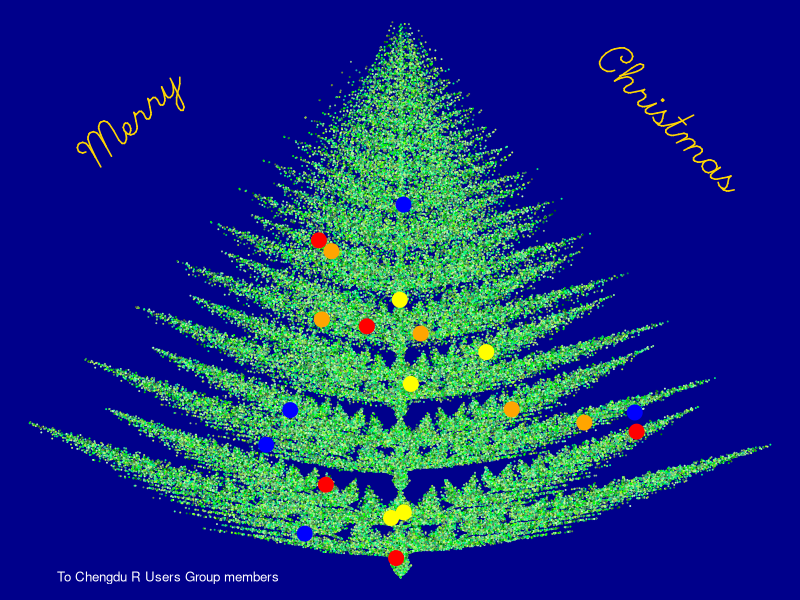
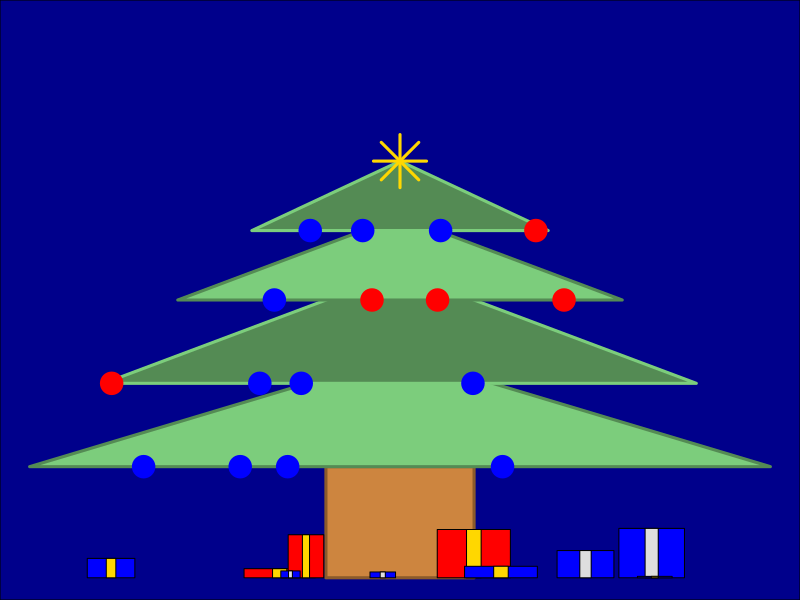

Here is the R script that generated these plots, in order:
## ---- chunk 1
xmas <- function(N){
  # Filler and blanks
  filler = "*"
  blank = ""
  # Draw
  for (i in 1:N){
    row <- c(rep(blank, N-i), rep(filler, i), rep(blank, N-i))
    cat(row,"\n")
  }   
  cat(c(rep(blank, N-1), rep(filler, 1), rep(blank, N-1)),"\n")
  cat("Merry Christmas from the R-Ladies Melbourne :)")
}
xmas(10)
## ---- chunk 2
# http://www.r-bloggers.com/merry-christmas-5/?utm_source=feedburner&utm_medium=feed&utm_campaign=Feed%3A+RBloggers+%28R+bloggers%29
# Each row is a 2x2 linear transformation 
# Christmas tree 
L <-  matrix(
    c(0.03,  0,     0  ,  0.1,
        0.85,  0.00,  0.00, 0.85,
        0.8,   0.00,  0.00, 0.8,
        0.2,  -0.08,  0.15, 0.22,
        -0.2,   0.08,  0.15, 0.22,
        0.25, -0.1,   0.12, 0.25,
        -0.2,   0.1,   0.12, 0.2),
    nrow=4)
# ... and each row is a translation vector
B <- matrix(
    c(0, 0,
        0, 1.5,
        0, 1.5,
        0, 0.85,
        0, 0.85,
        0, 0.3,
        0, 0.4),
    nrow=2)

prob = c(0.02, 0.6,.08, 0.07, 0.07, 0.07, 0.07)

# Iterate the discrete stochastic map 
N = 1e5 #5  #   number of iterations 
x = matrix(NA,nrow=2,ncol=N)
x[,1] = c(0,2)   # initial point
k <- sample(1:7,N,prob,replace=TRUE) # values 1-7 

for (i in 2:N) 
  x[,i] = crossprod(matrix(L[,k[i]],nrow=2),x[,i-1]) + B[,k[i]] # iterate 

# Plot the iteration history 
par(bg='darkblue',mar=rep(0,4))    
plot(x=x[1,],y=x[2,],
    col=grep('green',colors(),value=TRUE),
    axes=FALSE,
    cex=.1,
    xlab='',
    ylab='' )#,pch='.')

bals <- sample(N,20)
points(x=x[1,bals],y=x[2,bals]-.1,
    col=c('red','blue','yellow','orange'),
    cex=2,
    pch=19
)
text(x=-.7,y=8,
    labels='Merry',
    adj=c(.5,.5),
    srt=45,
    vfont=c('script','plain'),
    cex=3,
    col='gold'
)
text(x=0.7,y=8,
    labels='Christmas',
    adj=c(.5,.5),
    srt=-45,
    vfont=c('script','plain'),
    cex=3,
    col='gold'
)
text(x=-0.6,y=0,
     cex=0.8,
     labels="To Chengdu R Users Group members",
     col="white"
)
## ---- chunk 3
# Make the canvas
plot(1:10,1:10,xlim=c(-5,5),ylim=c(0,10),type="n",xlab="",ylab="",xaxt="n",yaxt="n")
# Make the branches
rect(-1,0,1,2,col="tan3",border="tan4",lwd=3)
polygon(c(-5,0,5),c(2,4,2),col="palegreen3",border="palegreen4",lwd=3)
polygon(c(-4,0,4),c(3.5,5.5,3.5),col="palegreen4",border="palegreen3",lwd=3)
polygon(c(-3,0,3),c(5,6.5,5),col="palegreen3",border="palegreen4",lwd=3)
polygon(c(-2,0,2),c(6.25,7.5,6.25),col="palegreen4",border="palegreen3",lwd=3)

#Add some ornaments
points(x=runif(4,-5,5),y=rep(2,4),col=sample(c("blue","red"),size=4,replace=T),cex=3,pch=19)
points(x=runif(4,-4,4),y=rep(3.5,4),col=sample(c("blue","red"),size=4,replace=T),cex=3,pch=19)
points(x=runif(4,-3,3),y=rep(5,4),col=sample(c("blue","red"),size=4,replace=T),cex=3,pch=19)
points(x=runif(4,-2,2),y=rep(6.25,4),col=sample(c("blue","red"),size=4,replace=T),cex=3,pch=19)
points(0,7.5,pch=8,cex=5,col="gold",lwd=3)

# Add some presents
xPres = runif(10,-4.5,4.5)
xWidth = runif(10,0.1,0.5)
xHeight=runif(10,0,1)
for(i in 1:10){
  rect(xPres[i]-xWidth[i],0,xPres[i]+xWidth[i],xHeight[i],col=sample(c("blue","red"),size=1))
  rect(xPres[i]-0.2*xWidth[i],0,xPres[i]+0.2*xWidth[i],xHeight[i],col=sample(c("gold","grey87"),size=1))
}
